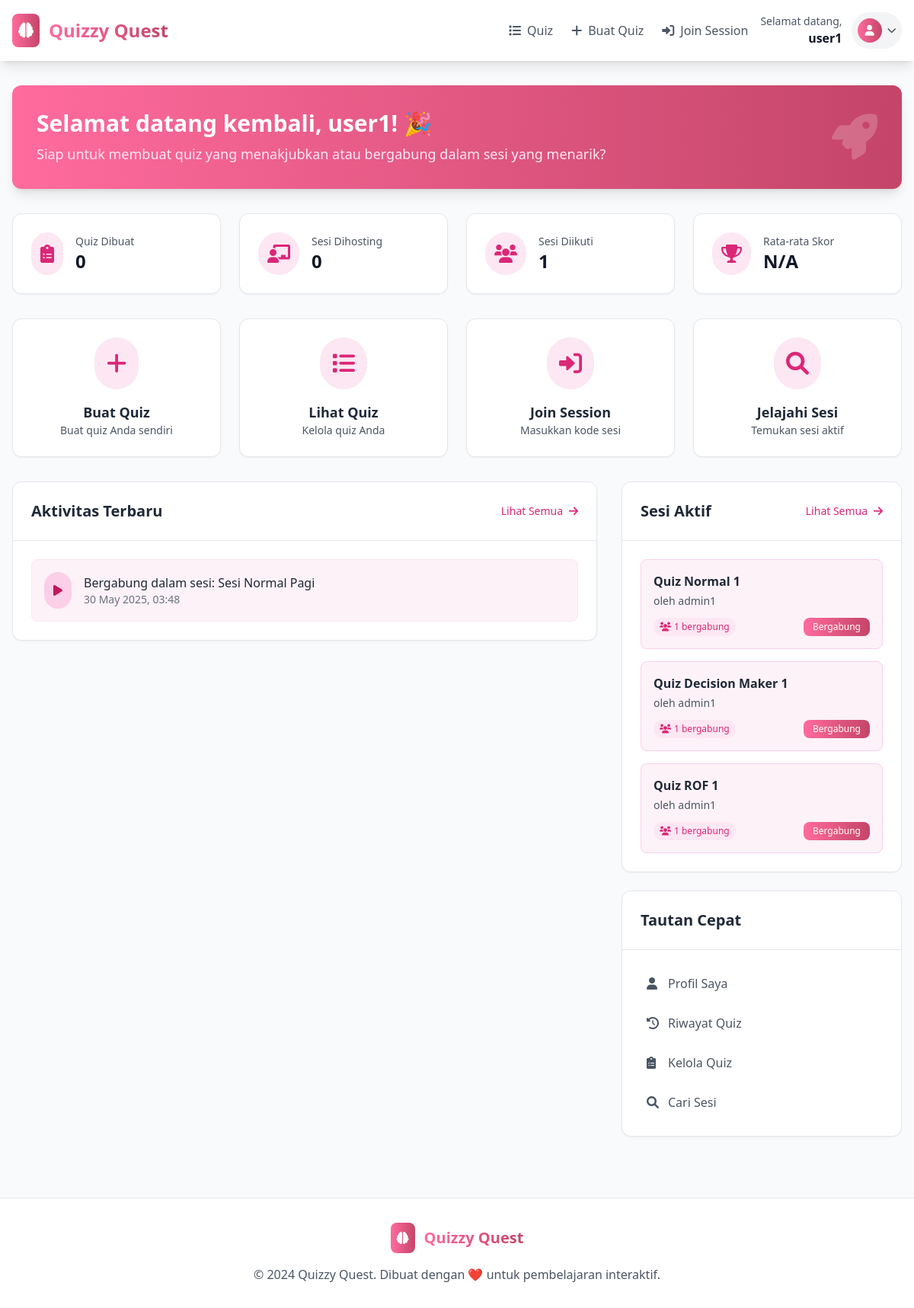
The page /pages/dashboard.php (signed in) on the database as committed earlier.
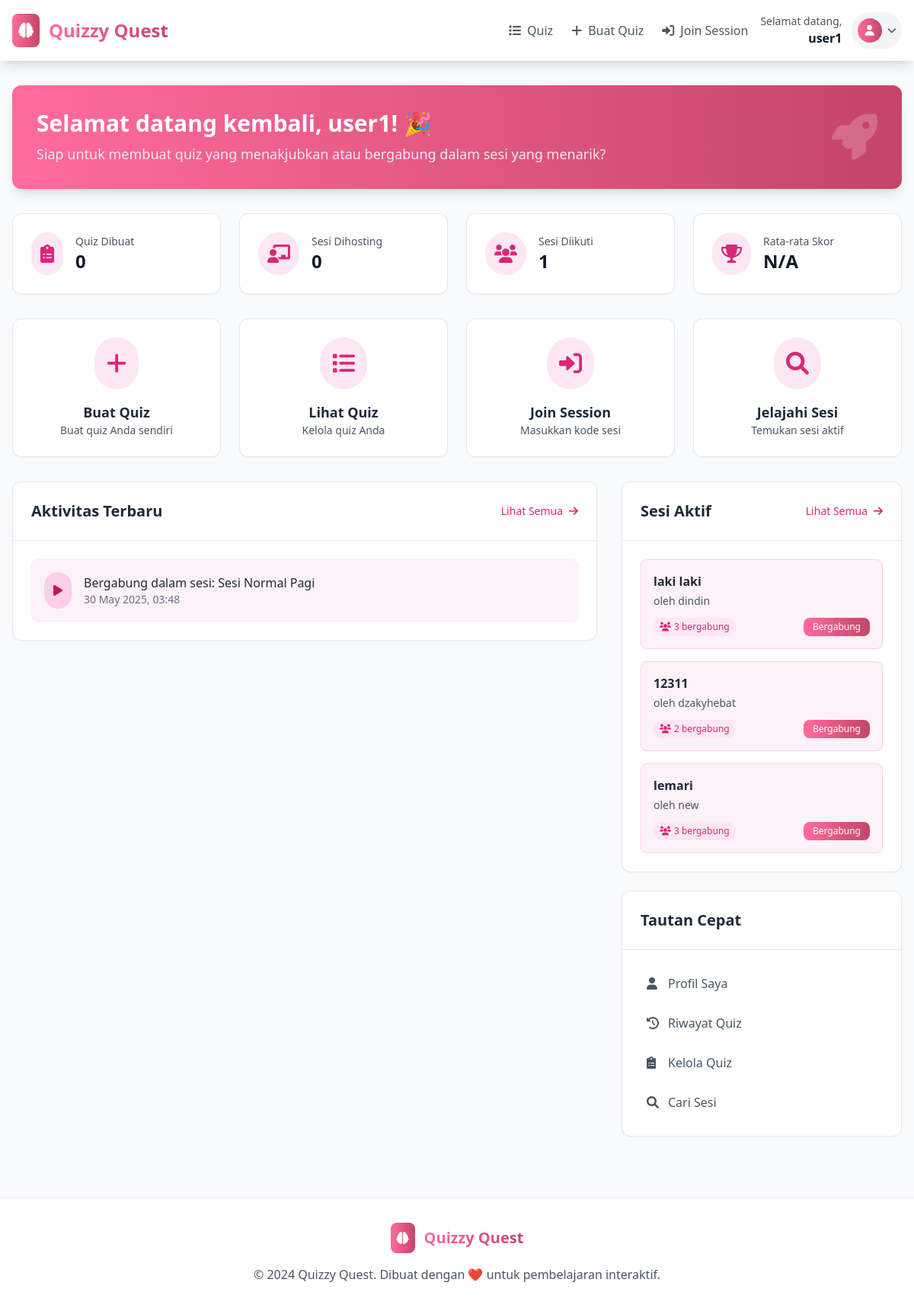
The same page on the database as committed later.
### tables this page shows
CREATE TABLE `quiz_sessions` (
  `session_id` bigint unsigned NOT NULL AUTO_INCREMENT,
  `quiz_id` bigint unsigned NOT NULL,
  `session_name` varchar(100) NOT NULL,
  `room_code` varchar(6) DEFAULT NULL,
  `start_time` timestamp NULL DEFAULT NULL,
  `end_time` timestamp NULL DEFAULT NULL,
  `is_live_room` tinyint(1) DEFAULT '0',
  `room_status` enum('waiting','active','ended','cancelled') NOT NULL DEFAULT 'waiting',
  `created_by` bigint unsigned DEFAULT NULL,
  PRIMARY KEY (`session_id`),
  UNIQUE KEY `room_code` (`room_code`),
  KEY `quiz_id` (`quiz_id`),
  KEY `created_by` (`created_by`),
  CONSTRAINT `quiz_sessions_ibfk_1` FOREIGN KEY (`quiz_id`) REFERENCES `quizzes` (`quiz_id`) ON DELETE CASCADE,
  CONSTRAINT `quiz_sessions_ibfk_2` FOREIGN KEY (`created_by`) REFERENCES `users` (`user_id`) ON DELETE SET NULL
);

CREATE TABLE `quizzes` (
  `quiz_id` bigint unsigned NOT NULL AUTO_INCREMENT,
  `title` varchar(100) NOT NULL,
  `description` text,
  `quiz_type` enum('normal','decision_maker','rof') NOT NULL,
  `created_by` bigint unsigned NOT NULL,
  `created_at` timestamp NULL DEFAULT CURRENT_TIMESTAMP,
  PRIMARY KEY (`quiz_id`),
  KEY `created_by` (`created_by`),
  CONSTRAINT `quizzes_ibfk_1` FOREIGN KEY (`created_by`) REFERENCES `users` (`user_id`) ON DELETE CASCADE
);

CREATE TABLE `users` (
  `user_id` bigint unsigned NOT NULL AUTO_INCREMENT,
  `username` varchar(50) NOT NULL,
  `password_hash` text NOT NULL,
  `email` varchar(100) DEFAULT NULL,
  `role` enum('admin','participant') DEFAULT 'participant',
  `created_at` timestamp NULL DEFAULT CURRENT_TIMESTAMP,
  `last_login` timestamp NULL DEFAULT NULL,
  `last_logout` timestamp NULL DEFAULT NULL,
  `last_login_ip` varchar(45) DEFAULT NULL,
  `session_count` int DEFAULT '0',
  PRIMARY KEY (`user_id`),
  UNIQUE KEY `username` (`username`)
);

### pages/dashboard.php (the view, shortened to what the changed rows need)
<?php
$host = "localhost";
$user = "root";
$password = "13Juni2**5";
$database = "quizuas";
$koneksi = new mysqli($host, $user, $password, $database);
$user_id = $_SESSION['user_id'];
$username = $_SESSION['user_name'];
$activities_query = "
    SELECT 'joined' as type, qs.session_name as title, p.join_time as date, q.title as quiz_title
    FROM participants p
    JOIN quiz_sessions qs ON p.session_id = qs.session_id
    JOIN quizzes q ON qs.quiz_id = q.quiz_id
    WHERE p.user_id = ?
    UNION ALL
    SELECT 'created' as type, title, created_at as date, title as quiz_title
    FROM quizzes
    WHERE created_by = ?
    ORDER BY date DESC
    LIMIT 5";
$stmt2 = $koneksi->prepare($activities_query);
$stmt2->bind_param("ii", $user_id, $user_id);
$stmt2->execute();
$activities_result = $stmt2->get_result();
$recent_activities = [];
while ($row = $activities_result->fetch_assoc()) {
    $recent_activities[] = $row;
}
$sessions_query = "SELECT qs.*, q.title as quiz_title, q.quiz_type, u.username as creator,
          COUNT(p.participant_id) as participant_count
          FROM quiz_sessions qs
          JOIN quizzes q ON qs.quiz_id = q.quiz_id
          LEFT JOIN users u ON qs.created_by = u.user_id
          LEFT JOIN participants p ON qs.session_id = p.session_id
          WHERE qs.start_time IS NOT NULL AND qs.end_time IS NULL
          GROUP BY qs.session_id
          ORDER BY qs.start_time DESC
          LIMIT 3";
$sessions_result = $koneksi->query($sessions_query);
$active_sessions = [];
if ($sessions_result) {
    while ($row = $sessions_result->fetch_assoc()) {
        $active_sessions[] = $row;
    }
}
?>
<!DOCTYPE html>
<html lang="id">
<head>
    <script src="https://cdn.tailwindcss.com"></script>
    <link href="https://cdnjs.cloudflare.com/ajax/libs/font-awesome/6.0.0/css/all.min.css" rel="stylesheet">
</head>
<body class="bg-gray-50">
    <main class="max-w-7xl mx-auto px-4 py-8">
        <div class="bg-gradient-to-r from-pink-gradient-start to-pink-gradient-end rounded-xl shadow-lg p-8 text-white mb-8">
            <div class="flex items-center justify-between">
                <div>
                    <h1 class="text-3xl font-bold mb-2">Selamat datang kembali, <?php echo htmlspecialchars($username); ?>! 🎉</h1>
                </div>
            </div>
        </div>
        <div class="grid grid-cols-1 lg:grid-cols-3 gap-8">
            <div class="lg:col-span-2">
                <div class="bg-white rounded-xl shadow-sm border border-gray-200">
                    <div class="p-6 border-b border-gray-200">
                        <div class="flex justify-between items-center">
                            <h2 class="text-xl font-bold text-gray-800">Aktivitas Terbaru</h2>
                        </div>
                    </div>
                    <div class="p-6">
                        <?php if (empty($recent_activities)): ?>
                            <div class="text-center py-12">
                                <div class="bg-pink-100 w-16 h-16 rounded-full flex items-center justify-center mx-auto mb-4">
                                    <i class="fas fa-clock text-pink-400 text-2xl"></i>
                                </div>
                                <p class="text-gray-500 font-medium mb-2">Belum ada aktivitas terbaru</p>
                                <p class="text-sm text-gray-400">Mulai dengan membuat quiz atau bergabung dalam sesi!</p>
                            </div>
                        <?php else: ?>
                            <div class="space-y-4">
                                <?php foreach ($recent_activities as $activity): ?>
                                    <div class="flex items-center space-x-4 p-4 bg-pink-50 rounded-lg hover:bg-pink-100 transition-colors border border-pink-100">
                                        <div class="p-3 rounded-full <?php echo $activity['type'] == 'created' ? 'bg-pink-200 text-pink-700' : 'bg-pink-200 text-pink-700'; ?>">
                                            <i class="fas <?php echo $activity['type'] == 'created' ? 'fa-plus' : 'fa-play'; ?>"></i>
                                        </div>
                                        <div class="flex-1">
                                            <p class="font-medium text-gray-800">
                                                <?php if ($activity['type'] == 'created'): ?>
                                                    Membuat quiz: <?php echo htmlspecialchars($activity['title']); ?>
                                                <?php else: ?>
                                                    Bergabung dalam sesi: <?php echo htmlspecialchars($activity['title']); ?>
                                                <?php endif; ?>
                                            </p>
                                            <p class="text-sm text-gray-500"><?php echo date('d M Y, H:i', strtotime($activity['date'])); ?></p>
                                        </div>
                                    </div>
                                <?php endforeach; ?>
                            </div>
                        <?php endif; ?>
                    </div>
                </div>
            </div>
            <div class="lg:col-span-1 space-y-6">
                <div class="bg-white rounded-xl shadow-sm border border-gray-200">
                    <div class="p-6 border-b border-gray-200">
                        <div class="flex justify-between items-center">
                            <h2 class="text-xl font-bold text-gray-800">Sesi Aktif</h2>
                        </div>
                    </div>
                    <div class="p-6">
                        <?php if (empty($active_sessions)): ?>
                            <div class="text-center py-8">
                                <div class="bg-pink-100 w-12 h-12 rounded-full flex items-center justify-center mx-auto mb-3">
                                    <i class="fas fa-users text-pink-400 text-xl"></i>
                                </div>
                                <p class="text-gray-500 text-sm">Tidak ada sesi aktif</p>
                            </div>
                        <?php else: ?>
                            <div class="space-y-4">
                                <?php foreach ($active_sessions as $session): ?>
                                    <div class="border border-pink-200 rounded-lg p-4 hover:border-pink-300 transition-colors bg-pink-50">
                                        <h4 class="font-semibold text-gray-800 mb-1"><?php echo htmlspecialchars($session['quiz_title']); ?></h4>
                                        <p class="text-sm text-gray-600 mb-3">oleh <?php echo htmlspecialchars($session['creator']); ?></p>
                                        <div class="flex justify-between items-center">
                                            <span class="text-xs text-pink-600 bg-pink-100 px-2 py-1 rounded-full">
                                                <i class="fas fa-users mr-1"></i><?php echo $session['participant_count']; ?> bergabung
                                            </span>
                                            <a href="join_room.php" class="bg-gradient-to-r from-pink-gradient-start to-pink-gradient-end text-white px-3 py-1 rounded-lg text-xs hover:opacity-90 transition-opacity">
                                                Bergabung
                                            </a>
                                        </div>
                                    </div>
                                <?php endforeach; ?>
                            </div>
                        <?php endif; ?>
                    </div>
                </div>
                <div class="bg-white rounded-xl shadow-sm border border-gray-200">
                    <div class="p-6 border-b border-gray-200">
                        <h2 class="text-xl font-bold text-gray-800">Tautan Cepat</h2>
                    </div>
                </div>
            </div>
        </div>
    </main>
</body>
</html>

Rows that differ between the two databases and show on the page:
no longer on this page (row unchanged): quiz_sessions: quiz.title "Quiz Normal 1", created_by.username "admin1", participant_count "1"
no longer on this page (row unchanged): quiz_sessions: quiz.title "Quiz Decision Maker 1", created_by.username "admin1", participant_count "1"
no longer on this page (row unchanged): quiz_sessions: quiz.title "Quiz ROF 1", created_by.username "admin1", participant_count "1"
added quiz_sessions: quiz.title "laki laki", created_by.username "dindin", participant_count "3"
added quiz_sessions: quiz.title "12311", created_by.username "dzakyhebat", participant_count "2"
added quiz_sessions: quiz.title "lemari", created_by.username "new", participant_count "3"
